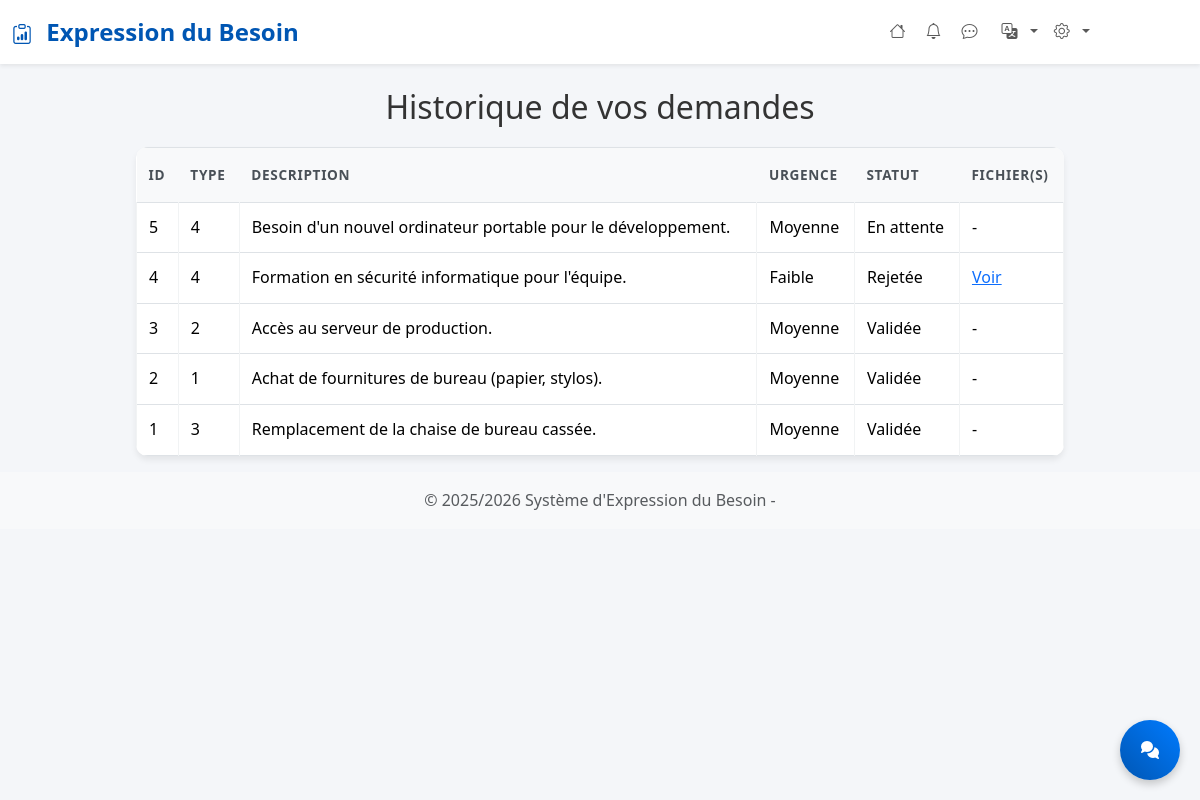
Page /historique_demande.php (signed in) on the earlier database version.
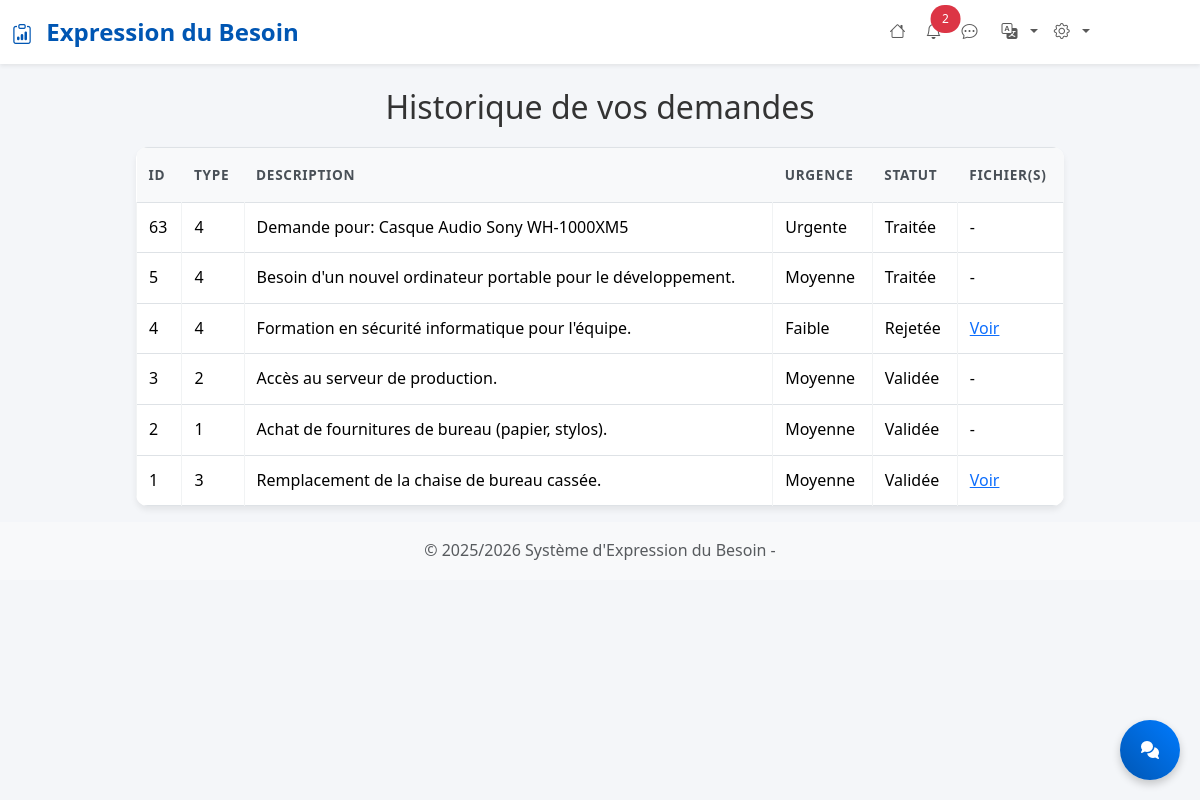
Same page on the later database version.
### tables this page shows
CREATE TABLE `demandes` (
  `id` int(11) NOT NULL,
  `user_id` int(11) NOT NULL,
  `type_besoin_id` int(11) NOT NULL,
  `description` text NOT NULL,
  `urgence` enum('Faible','Moyenne','Urgente') NOT NULL DEFAULT 'Faible',
  `statut` enum('En attente','En cours de validation','Traitée') NOT NULL DEFAULT 'En attente',
  `date_creation` datetime DEFAULT current_timestamp()
);

### includes/functions.php (called while the page is built, shortened)
<?php
function getUnreadNotificationCount(int $serviceId,$isAdmin = 0): int {
    $pdo = getConnection();
    $stmt = $pdo->prepare("SELECT COUNT(*) FROM notifications WHERE service_id = :service_id AND seen = 0");
    $stmt->execute([':service_id' => $serviceId]);
    return (int) $stmt->fetchColumn();
}
?>

### historique_demande.php (the view, shortened to what the changed rows need)
<?php
include 'includes/header.php';
$user_id = $_SESSION['user_id'];
$conn = getConnection();
try {
    $stmt = $conn->prepare("
        SELECT
            d.id,
            d.type_besoin_id,
            d.description,
            d.urgence,
            CASE
                WHEN v.demande_id IS NULL THEN d.statut
                WHEN v.demande_id IS NOT NULL THEN v.statut_validation
            END AS statut,
            pj.chemin_fichier as fichiers
        FROM demandes d
        LEFT JOIN pieces_jointes pj ON pj.demande_id = d.id
        LEFT JOIN validation v ON v.demande_id = d.id
        WHERE d.user_id = :user_id
        GROUP BY d.id
        ORDER BY d.id DESC
    ");
    $stmt->bindParam(':user_id', $user_id, PDO::PARAM_INT);
    $stmt->execute();
    $besoins = $stmt->fetchAll(PDO::FETCH_ASSOC);
} catch (PDOException $e) {
    die("Erreur : " . $e->getMessage());
}
?>
<div class="container mt-4">
    <h2>Historique de vos demandes</h2>
    <?php if (count($besoins) > 0): ?>
    <table class="table table-bordered">
        <thead>
            <tr>
                <th>ID</th>
                <th>Type</th>
                <th>Description</th>
                <th>Urgence</th>
                <th>Statut</th>
                <th>Fichier(s)</th>
            </tr>
        </thead>
        <tbody>
            <?php foreach ($besoins as $b): ?>
            <tr>
                <td><?= $b['id']; ?></td>
                <td><?= htmlspecialchars($b['type_besoin_id']); ?></td>
                <td><?= htmlspecialchars($b['description']); ?></td>
                <td><?= htmlspecialchars($b['urgence']); ?></td>
                <td><?= htmlspecialchars($b['statut']); ?></td>
                <td>
                    <?php if (!empty($b['fichiers'])): ?>
                    <?php foreach (explode('||', $b['fichiers']) as $file): ?>
                    <a href="<?= htmlspecialchars($file); ?>" target="_blank">Voir</a><br>
                    <?php endforeach; ?>
                    <?php else: ?>
                    -
                    <?php endif; ?>
                </td>
            </tr>
            <?php endforeach; ?>
        </tbody>
    </table>
    <?php else: ?>
    <p>Aucune demande pour le moment.</p>
    <?php endif; ?>
</div>
<?php include 'includes/footer.php'; ?>

### includes/header.php (shortened to what the changed rows need)
<?php
require_once __DIR__ . '/functions.php';
$unreadCount = getUnreadNotificationCount($_SESSION['user_service'] ?? 0,
    isset($_SESSION['user_role']) && $_SESSION['user_role'] === 'Administrateur' ? 1 : 0
);
?>
<!DOCTYPE html>
<html lang="fr">
<head>
    <link href="https://cdn.jsdelivr.net/npm/bootstrap@5.3.2/dist/css/bootstrap.min.css" rel="stylesheet">
    <link href="https://cdn.jsdelivr.net/npm/bootstrap-icons@1.11.2/font/bootstrap-icons.css" rel="stylesheet">
    <link rel="stylesheet" href="assets/css/style.css">
    <link rel="stylesheet" href="https://cdnjs.cloudflare.com/ajax/libs/font-awesome/7.0.1/css/all.min.css"
 />
</head>
<body>
    <nav class="navbar navbar-expand-lg navbar-light bg-white shadow-sm">
        <div class="container-fluid">
            <div class="collapse navbar-collapse" id="navbarNav">
                <ul class="navbar-nav ms-auto">
                    <?php if($_SESSION['user_role'] != 'Demandeur'): ?>
                    <li class="nav-item position-relative">
                        <a class="nav-link" href="/besoins/pages/notifications.php">
                            <i class="bi bi-bell me-1"></i>
                            <?php if (!empty($unreadCount) && $unreadCount > 0): ?>
                            <span
                                class="position-absolute -top-2 start-1 translate-middle badge rounded-pill bg-danger">
                                <?= $unreadCount ?>
                            </span>
                            <?php endif; ?>
                        </a>
                    </li>
                    <?php endif; ?>
                </ul>
            </div>
        </div>
    </nav>
    <div class="container-fluid">
        <div class="row">
            <main class="col-md-9 ms-sm-auto mx-auto col-lg-10 px-md-4">

Differences in the rows shown:
added demandes: id "63", type_besoin "4", description "Demande pour: Casque Audio Sony WH-1000XM5", urgence "Urgente", statut "Traitée", shown under "Historique de vos demandes"
changed demandes "Besoin d'un nouvel ordinateur portable pour le développement.": statut "En attente" → "Traitée"
changed demandes "Remplacement de la chaise de bureau cassée.": no longer shows "-"
Other differences:
$unreadCount: (not shown) → "2"
